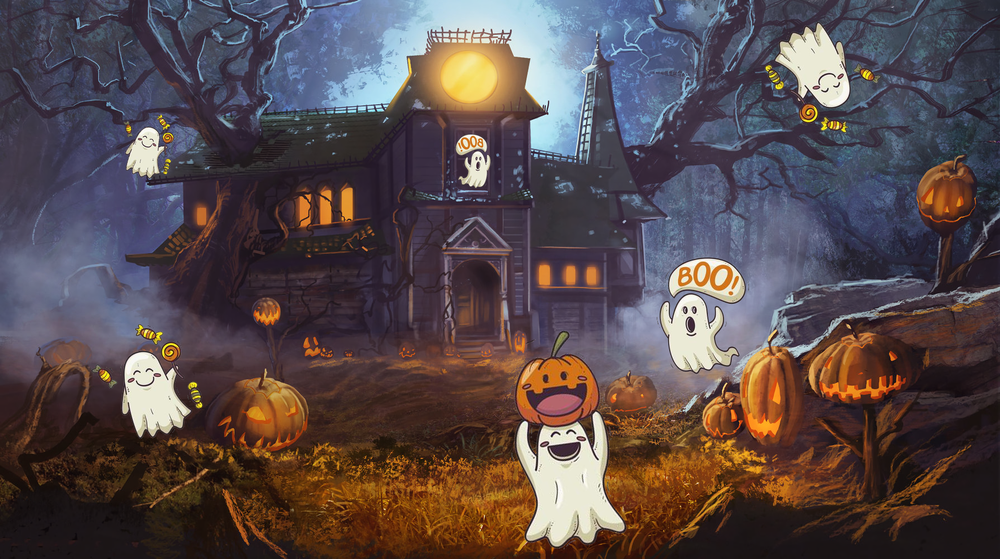
#> input picture lab_7_1/halloween/lab7.png, 1000 x 559 px, shrunk from 1920 x 1073 before the run
$ python the_haunting_of_1313_elmer_ave.py
#> lines starting #> are read from the running program, lines starting #| are printed output that depends on the picture
import cv2
import numpy as np
from matplotlib import pyplot as plt

image_path = 'halloween/lab7.png'
ghost_paths = ['halloween/candy_ghost.png', 'halloween/pampkin_ghost.png', 'halloween/scary_ghost.png']

def main():
    scene_image = cv2.imread(image_path)
#> scene_image is the input picture: shape (559, 1000, 3); mean B, G, R 76, 74.3, 87.3
    scene_image = cv2.cvtColor(scene_image, cv2.COLOR_BGR2GRAY)
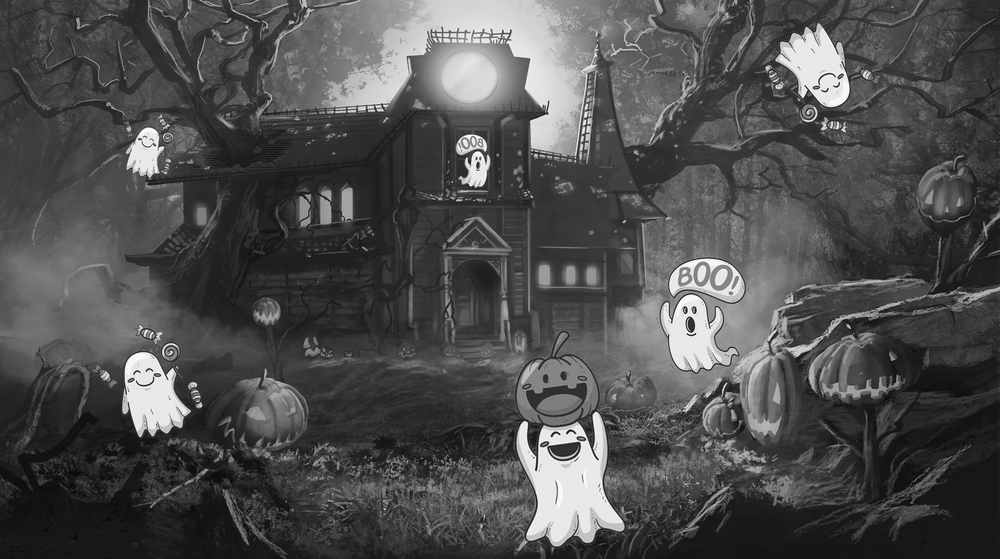
#> scene_image: shape (559, 1000); min 6, max 255, mean 78.4
    ghost_images = [cv2.cvtColor(cv2.imread(path), cv2.COLOR_BGR2GRAY) for path in ghost_paths]
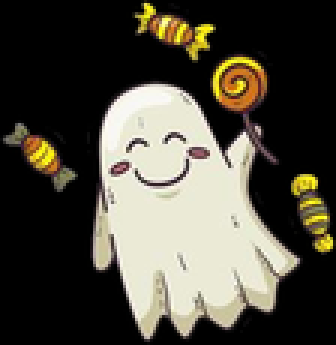
#> input picture lab_7_1/halloween/candy_ghost.png, 112 x 115 px, shrunk from 215 x 221 before the run (shown 3 times larger)
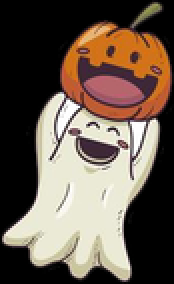
#> input picture lab_7_1/halloween/pampkin_ghost.png, 87 x 142 px, shrunk from 167 x 272 before the run (shown 2 times larger)
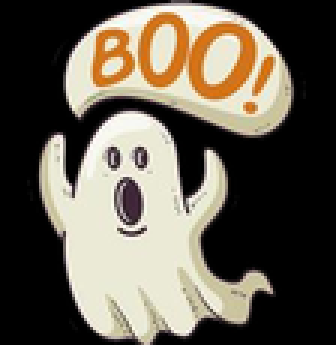
#> input picture lab_7_1/halloween/scary_ghost.png, 112 x 115 px, shrunk from 215 x 221 before the run (shown 3 times larger)
#> ghost_images = 3 items

    sift = cv2.SIFT_create()

    scene_key_points, scene_descriptors = sift.detectAndCompute(scene_image, None)
#> scene_key_points = 2861 keypoints; strongest (x, y, size): (153, 401, 40.6), (478, 165, 3.1), (691, 324, 7.1), (815, 63, 42)

    # FLANN parameters
    flann_index_kdtree = 1
    index_params = dict(algorithm=flann_index_kdtree, trees=5)
    search_params = dict(checks=50)  # or pass empty dictionary
    flann = cv2.FlannBasedMatcher(index_params, search_params)

    for ghost_image in ghost_images:
        img3 = scene_image.copy()

        ghost_key_points, ghost_descriptors = sift.detectAndCompute(ghost_image, None)

        matches = flann.knnMatch(scene_descriptors, ghost_descriptors, k = 2)

        good_matches = []
        for m, n in matches:
            if m.distance < 0.75 * n.distance:
                good_matches.append(m)

        min_match_count = 10
        if len(good_matches) > min_match_count:
            src_pts = np.float32([scene_key_points[m.queryIdx].pt for m in good_matches]).reshape(-1, 1, 2)
            dst_pts = np.float32([ghost_key_points[m.trainIdx].pt for m in good_matches]).reshape(-1, 1, 2)

            homography, mask = cv2.findHomography(dst_pts, src_pts, cv2.RANSAC, 5.0)
            matches_mask = mask.ravel().tolist()

            h, w = ghost_image.shape
            pts = np.float32([[0, 0], [0, h - 1], [w - 1, h - 1], [w - 1, 0]]).reshape(-1, 1, 2)
            dst = cv2.perspectiveTransform(pts, homography)

            img3 = cv2.polylines(img3, [np.int32(dst)], True, (255, 255, 255), 3)

        else:
            print('Not enough matches to draw a mask')
            matches_mask = None

        draw_params = dict(singlePointColor=None,
                           matchesMask=matches_mask,
                           flags=2)

        img3 = cv2.drawMatches(img3, scene_key_points, ghost_image, ghost_key_points, good_matches, None, **draw_params)

        plt.imshow(img3), plt.show()
#> this loop made 3 passes
#> (h, w, pts, dst) on passes 1 to 2: (115, 112, [[0, 0], [0, 114], [111, 114], [111, 0]], [[91.03, 323.7], [90.76, 438], [202, 438], [201.9, 324.9]]), (142, 87, [[0, 0], [0, 141], [86, 141], [86, 0]], [[454.8, 375.9], [537.6, 568], [654.7, 517], [572.7, 326.3]])
#> (h, w, pts) on pass 3: (115, 112, [[0, 0], [0, 114], [111, 114], [111, 0]])
#> pass 1, in main, `img3 = cv2.drawMatches(img3, scene_key_points, ghost_image, ghost_key_..`:
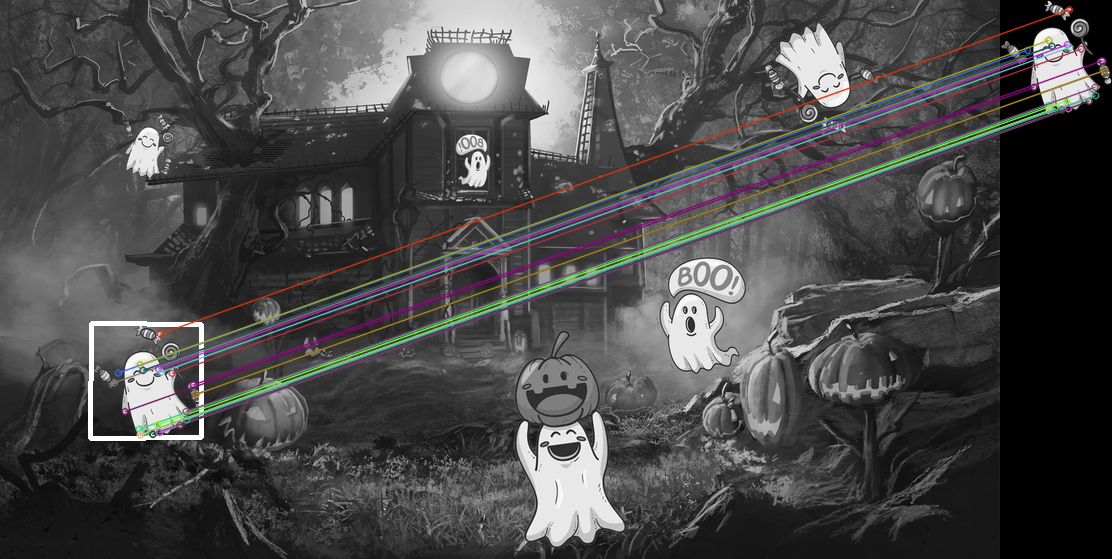
#> img3: shape (559, 1112, 3); mean of channels 0, 1, 2 74, 74.1, 74.6; drawn as B, G, R
#> pass 2, in main, `img3 = cv2.drawMatches(img3, scene_key_points, ghost_image, ghost_key_..`:
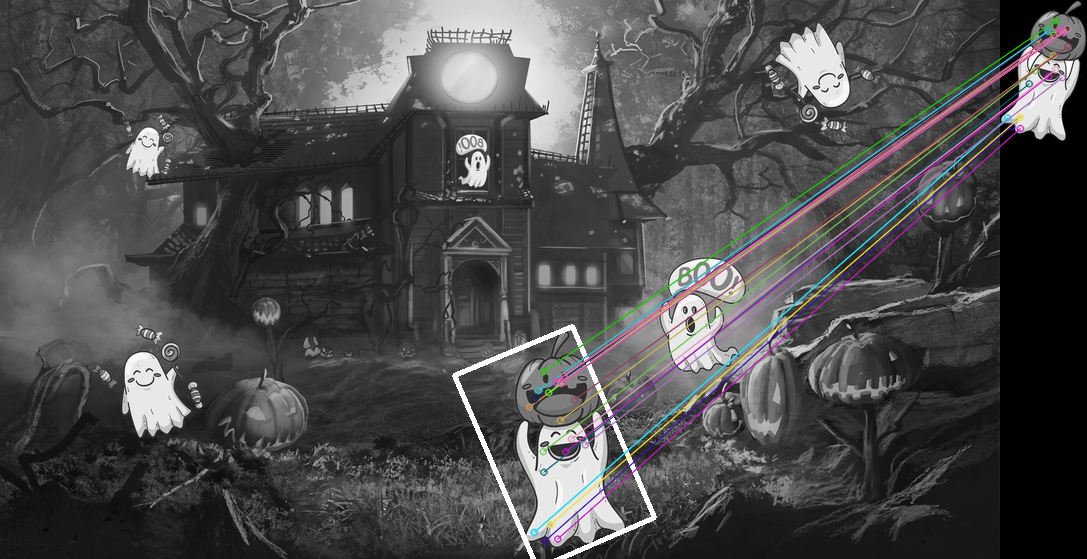
#> img3: shape (559, 1087, 3); mean of channels 0, 1, 2 75.8, 75.4, 75.9; drawn as B, G, R

main()
